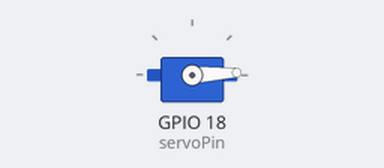
This program was run on a simulated ESP32. Shown: servo.

Above: at 0.05 s.
At 1.55 s:
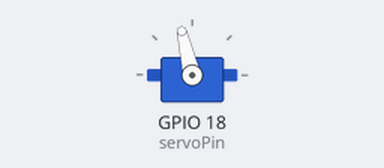
At 3.05 s:
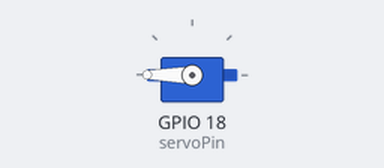
At 6.1 s:
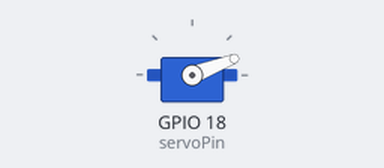
Timing chart, 0 to 9.7 s (numbered marks = the images above):
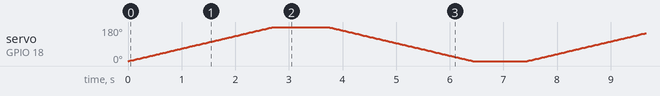

The program:

main.cpp
```cpp
#include <Arduino.h>
#include <ESP32Servo.h>

// 1. Create a servo object
Servo myServo;

// 2. Define the GPIO pin
const int servoPin = 18;

void setup() {
  Serial.begin(115200);

  // 3. Attach the servo to the pin
  // Standard servos use a pulse width of 500us to 2400us
  myServo.attach(servoPin, 500, 2400);
}

void loop() {
  // Move from 0 to 180 degrees
  for (int pos = 0; pos <= 180; pos += 1) {
    myServo.write(pos);
    delay(15); // Wait for the servo to reach the position
  }

  delay(1000);

  // Move from 180 to 0 degrees
  for (int pos = 180; pos >= 0; pos -= 1) {
    myServo.write(pos);
    delay(15);
  }

  delay(1000);
}
```
